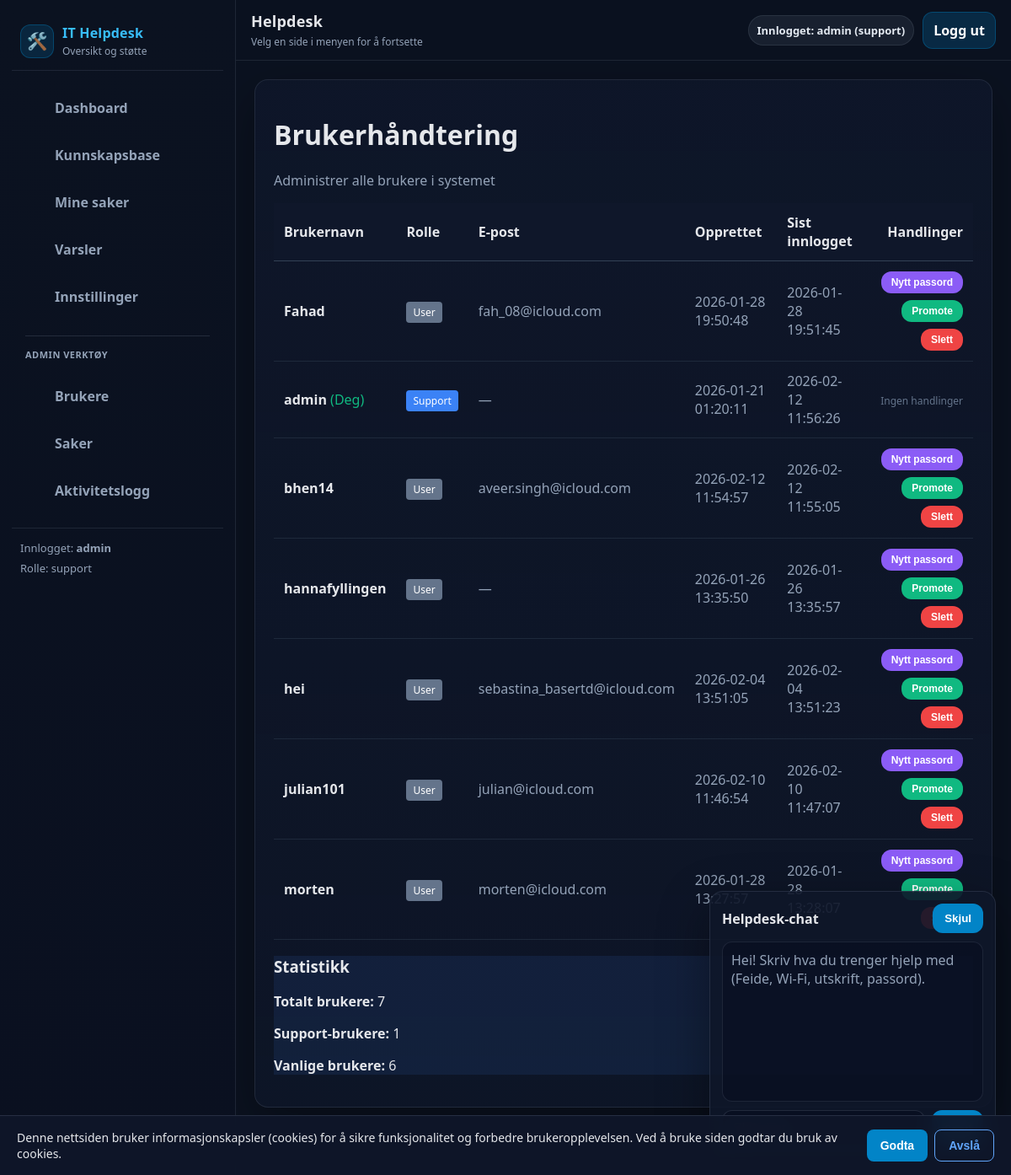
Page /admin/users-admin (signed in) on the committed database.
### tables this page shows
CREATE TABLE users (
            id INTEGER PRIMARY KEY AUTOINCREMENT,
            username TEXT NOT NULL UNIQUE,
            pw_hash TEXT NOT NULL,
            role TEXT NOT NULL DEFAULT 'user',
            email TEXT,
            phone TEXT,
            created_at TEXT NOT NULL DEFAULT (datetime('now')),
            last_login TEXT,
            notify_email INTEGER NOT NULL DEFAULT 1,
            notify_inapp INTEGER NOT NULL DEFAULT 1,
            notify_sms INTEGER NOT NULL DEFAULT 0
        );

### routes.py (the view)
@bp.route("/admin/users-admin")
def users_admin():
    return admin_users()

### __init__.py (called while the page is built)
def create_app():
    app = Flask(__name__)
    app.config.from_object(Config)
    init_mail(app)
    @app.after_request
    def set_security_headers(response):
        response.headers['X-Content-Type-Options'] = 'nosniff'
        response.headers['X-Frame-Options'] = 'DENY'
        response.headers['X-XSS-Protection'] = '1; mode=block'
        return response
    from .routes import bp
    app.register_blueprint(bp)
    return app

### db.py (called while the page is built)
def count_notifications(user: str) -> int:
    conn = _conn()
    cur = conn.cursor()
    cur.execute("SELECT COUNT(*) AS c FROM notifications WHERE user = ? AND read = 0", (user,))
    row = cur.fetchone()
    conn.close()
    return int(row["c"]) if row else 0

def _conn() -> sqlite3.Connection:
    DB_PATH.parent.mkdir(parents=True, exist_ok=True)
    conn = sqlite3.connect(DB_PATH)
    conn.row_factory = sqlite3.Row
    return conn

def get_all_users():
    conn = _conn()
    cur = conn.cursor()
    cur.execute("""
        SELECT username, role, email, created_at, last_login
        FROM users
        ORDER BY username ASC
    """)
    rows = cur.fetchall()
    conn.close()
    return rows

### routes.py (called while the page is built)
def current_user():
    return session.get("user")

def current_role():
    return session.get("role")

@bp.before_app_request
def ensure_db():
    try:
        init_db()
    except Exception as e:
        logger.error(f"Database initialization failed: {e}")

@bp.context_processor
def inject_notification_count():
    if current_user():
        try:
            return {"notif_count": count_notifications(current_user())}
        except Exception:
            return {"notif_count": 0}
    return {"notif_count": 0}

@bp.route("/admin/users")
def admin_users():
    user = current_user()
    if not user or current_role() != "support":
        abort(403)
    from .db import get_all_users
    try:
        users = get_all_users()
    except Exception as e:
        logger.error(f"Error fetching users: {e}")
        users = []
    return render_template("admin_users.html", users=users)

### templates/admin_users.html
{% extends "base.html" %}
{% block content %}
<div class="card">
  <h1> Brukerhåndtering</h1>
  <p class="muted">Administrer alle brukere i systemet</p>
</div>
<div class="card">
  <table style="width:100%; border-collapse:collapse;">
    <thead>
      <tr style="background:#0f172a; border-bottom:1px solid #334155;">
        <th style="padding:12px; text-align:left;">Brukernavn</th>
        <th style="padding:12px; text-align:left;">Rolle</th>
        <th style="padding:12px; text-align:left;">E-post</th>
        <th style="padding:12px; text-align:left;">Opprettet</th>
        <th style="padding:12px; text-align:left;">Sist innlogget</th>
        <th style="padding:12px; text-align:right;">Handlinger</th>
      </tr>
    </thead>
    <tbody>
      {% for u in users %}
      <tr style="border-bottom:1px solid #1e293b;">
        <td style="padding:12px;">
          <strong>{{ u.username }}</strong>
          {% if u.username == session.get("user") %}<span style="color:#10b981;">(Deg)</span>{% endif %}
        </td>
        <td style="padding:12px;">
          {% if u.role == 'support' %}
            <span style="background:#3b82f6; color:#fff; padding:4px 8px; border-radius:4px; font-size:12px;">Support</span>
          {% else %}
            <span style="background:#64748b; color:#fff; padding:4px 8px; border-radius:4px; font-size:12px;"> User</span>
          {% endif %}
        </td>
        <td style="padding:12px; color:#94a3b8;">{{ u.email or '—' }}</td>
        <td style="padding:12px; color:#94a3b8;">{{ u.created_at }}</td>
        <td style="padding:12px; color:#94a3b8;">{{ u.last_login or 'Aldri' }}</td>
        <td style="padding:12px; text-align:right;">
          {% if u.username != 'admin' and u.username != session.get("user") %}
            <div style="display:flex; gap:8px; justify-content:flex-end; flex-wrap:wrap;">
              <form method="post" action="{{ url_for('main.admin_reset_password', username=u.username) }}" style="display:inline;">
                <button type="submit" style="background:#8b5cf6; padding:6px 12px; font-size:12px;"> Nytt passord</button>
              </form>
              {% if u.role == 'user' %}
              <form method="post" action="{{ url_for('main.promote_user', username=u.username) }}" style="display:inline;">
                <button type="submit" style="background:#10b981; padding:6px 12px; font-size:12px;">Promote</button>
              </form>
              {% else %}
              <form method="post" action="{{ url_for('main.demote_user', username=u.username) }}" style="display:inline;">
                <button type="submit" style="background:#f59e0b; padding:6px 12px; font-size:12px;">Demote</button>
              </form>
              {% endif %}
              <form method="post" action="{{ url_for('main.delete_user', username=u.username) }}" style="display:inline;" onsubmit="return confirm('Slette bruker {{ u.username }}? Dette kan ikke angres!');">
                <button type="submit" style="background:#ef4444; padding:6px 12px; font-size:12px;">Slett</button>
              </form>
            </div>
          {% else %}
            <span style="color:#64748b; font-size:12px;">Ingen handlinger</span>
          {% endif %}
        </td>
      </tr>
      {% endfor %}
    </tbody>
  </table>
</div>
<div class="card" style="background:rgba(59,130,246,.1); border-color:#3b82f6;">
  <h3> Statistikk</h3>
  <p><strong>Totalt brukere:</strong> {{ users|length }}</p>
  <p><strong>Support-brukere:</strong> {{ users|selectattr('role', 'equalto', 'support')|list|length }}</p>
  <p><strong>Vanlige brukere:</strong> {{ users|selectattr('role', 'equalto', 'user')|list|length }}</p>
</div>
{% endblock %}

### templates/base.html (shortened to what this page needs)
<!doctype html>
<html lang="no">
  <head>
    <link rel="stylesheet" href="{{ url_for('static', filename='css/app.css') }}">
  </head>
  <body>
    {% set ep = request.endpoint or "" %}
    <div class="app">
      <aside class="sidebar">
        <div class="brand">
          <div class="logo">🛠️</div>
          <div>
            <div class="title">IT Helpdesk</div>
            <div class="subtitle">Oversikt og støtte</div>
          </div>
        </div>
        <nav class="nav">
          <a href="{{ url_for('main.dashboard') }}" class="{% if ep == 'main.dashboard' %}active{% endif %}">
             Dashboard
          </a>
          <a href="{{ url_for('main.kb') }}" class="{% if ep == 'main.kb' %}active{% endif %}">
             Kunnskapsbase
          </a>
          <a href="{{ url_for('main.tickets') }}" class="{% if ep == 'main.tickets' %}active{% endif %}">
             Mine saker
          </a>
          <a href="{{ url_for('main.notifications_page') }}" class="{% if ep == 'main.notifications_page' %}active{% endif %}">
             Varsler
          </a>
          <a href="{{ url_for('main.settings') }}" class="{% if ep == 'main.settings' %}active{% endif %}">
             Innstillinger
          </a>
          {% if session.get("role") == "support" %}
            <div style="margin:14px 10px 10px; padding-top:14px; border-top:1px solid rgba(148,163,184,.18); color:#94a3b8; font-size:11px; font-weight:900; letter-spacing:.5px;">
              ADMIN VERKTØY
            </div>
            <a href="{{ url_for('main.admin_users') }}" class="{% if ep == 'main.admin_users' %}active{% endif %}">
               Brukere
            </a>
            <a href="{{ url_for('main.admin_tickets') }}" class="{% if ep == 'main.admin_tickets' %}active{% endif %}">
               Saker
            </a>
            <a href="{{ url_for('main.activity_log') }}" class="{% if ep == 'main.activity_log' %}active{% endif %}">
               Aktivitetslogg
            </a>
          {% endif %}
        </nav>
        <div class="sidebar-footer">
          {% if session.get("user") %}
            Innlogget: <strong>{{ session.get("user") }}</strong>
            <div style="margin-top:6px; color:var(--muted);">
              Rolle: {{ session.get("role") }}
            </div>
          {% else %}
            Ikke innlogget
          {% endif %}
        </div>
      </aside>
      <div class="main">
        <header class="topbar">
          <div class="topbar-left">
            <p class="h1">Helpdesk</p>
            <p class="p">Velg en side i menyen for å fortsette</p>
          </div>
          <div class="topbar-right">
            {% if session.get("user") %}
              <span class="pill">Innlogget: {{ session.get("user") }} ({{ session.get("role") }})</span>
              <a class="btn" href="{{ url_for('main.logout') }}">Logg ut</a>
            {% endif %}
          </div>
        </header>
        <main class="page">
          <div class="content-wrap">
            {% block content %}{% endblock %}
          </div>
        </main>
      </div>
    </div>
    <div id="chatbot">
      <div class="chat-card">
        <div style="display:flex; justify-content:space-between; align-items:center;">
          <strong>Helpdesk-chat</strong>
          <button id="chatToggle" type="button">Skjul</button>
        </div>
        <div id="chatBody">
          <div id="chatLog">
            <div class="muted">
              Hei! Skriv hva du trenger hjelp med (Feide, Wi-Fi, utskrift, passord).
            </div>
          </div>
          <div style="display:flex; gap:8px; margin-top:10px;">
            <button id="chatSend" type="button">Send</button>
          </div>
        </div>
      </div>
    </div>
    <div id="cookieBanner" style="display:none; position:fixed; bottom:0; left:0; right:0; background:rgba(15,23,42,.95); border-top:1px solid rgba(148,163,184,.18); padding:16px 20px; z-index:9999; backdrop-filter:blur(10px);">
      <div style="max-width:1200px; margin:0 auto; display:flex; justify-content:space-between; align-items:center; gap:16px; flex-wrap:wrap;">
        <p style="margin:0; color:#e5e7eb; font-size:14px; flex:1; min-width:250px;">
          Denne nettsiden bruker informasjonskapsler (cookies) for å sikre funksjonalitet og forbedre brukeropplevelsen. Ved å bruke siden godtar du bruk av cookies.
        </p>
        <div style="display:flex; gap:8px; flex-shrink:0;">
          <button id="cookieAccept" type="button" style="background:#0284c7; color:#fff; border:none; padding:10px 16px; border-radius:8px; font-weight:700; cursor:pointer; font-size:14px;">
            Godta
          </button>
          <button id="cookieReject" type="button" style="background:transparent; color:#60a5fa; border:1px solid #60a5fa; padding:10px 16px; border-radius:8px; font-weight:700; cursor:pointer; font-size:14px;">
            Avslå
          </button>
        </div>
      </div>
    </div>
  </body>
</html>

### static/css/app.css (style rules this page uses)
:root { --bg:#0b1220; --panel:#0f172a; --panel2:#111c33; --border:rgba(148,163,184,.14); --muted:#94a3b8; --text:#e5e7eb; --primary:#0284c7; --primaryHover:#0ea5e9; --sidebarW: 280px; --topbarH: 72px; --radius: 16px; }
* { box-sizing:border-box; }
html, body { height:100%; }
body { margin:0; font-family: system-ui, -apple-system, BlinkMacSystemFont, "Segoe UI", "Apple Color Emoji", "Segoe UI Emoji", "Segoe UI Symbol", sans-serif; background:var(--bg); color:var(--text); }
.app { min-height:100vh; display:flex; }
.sidebar { width:var(--sidebarW); background:linear-gradient(180deg, #0b1220 0%, #0a1020 100%); border-right:1px solid var(--border); position:fixed; left:0; top:0; bottom:0; padding:18px 14px; overflow:auto; }
.brand { display:flex; align-items:center; gap:10px; padding:10px 10px 14px; border-bottom:1px solid var(--border); margin-bottom:14px; }
.brand .logo { width:40px; height:40px; display:flex; align-items:center; justify-content:center; border-radius:12px; background:rgba(2,132,199,.18); border:1px solid rgba(2,132,199,.35); font-size:20px; }
.brand .title { font-weight:900; letter-spacing:.2px; color:#38bdf8; }
.brand .subtitle { font-size:12px; color:var(--muted); margin-top:2px; }
.nav { display:flex; flex-direction:column; gap:8px; padding:6px 6px; }
.nav a { display:flex; align-items:center; gap:10px; padding:12px 12px; border-radius:12px; text-decoration:none; color:var(--muted); font-weight:800; border:1px solid transparent; }
.sidebar-footer { margin-top:14px; padding:14px 10px; border-top:1px solid var(--border); color:var(--muted); font-size:13px; }
.main { margin-left:var(--sidebarW); width:calc(100% - var(--sidebarW)); min-height:100vh; display:flex; flex-direction:column; }
.topbar { height:var(--topbarH); position:sticky; top:0; z-index:20; display:flex; align-items:center; justify-content:space-between; padding:14px 18px; background:rgba(11,18,32,.86); backdrop-filter: blur(10px); border-bottom:1px solid var(--border); }
.topbar-left { display:flex; flex-direction:column; gap:4px; }
.topbar-left .h1 { font-size:18px; font-weight:900; margin:0; letter-spacing:.2px; }
.topbar-left .p { margin:0; font-size:12px; color:var(--muted); }
.topbar-right { display:flex; align-items:center; gap:10px; flex-wrap:wrap; justify-content:flex-end; }
.pill { display:inline-flex; align-items:center; gap:8px; padding:8px 10px; border-radius:999px; background:rgba(148,163,184,.10); border:1px solid rgba(148,163,184,.14); color:#e2e8f0; font-weight:800; font-size:13px; white-space:nowrap; }
.btn { display:inline-flex; align-items:center; gap:8px; padding:10px 12px; border-radius:12px; text-decoration:none; font-weight:900; border:1px solid rgba(2,132,199,.35); background:rgba(2,132,199,.22); color:#fff; }
.page { padding:22px 22px 80px; }
.content-wrap { background:linear-gradient(180deg, rgba(15,23,42,.85) 0%, rgba(15,23,42,.65) 100%); border:1px solid rgba(148,163,184,.14); border-radius:var(--radius); padding:22px; box-shadow:0 20px 60px rgba(0,0,0,.35); }
button { background:var(--primary); color:#fff; border:0; border-radius:12px; padding:10px 14px; font-weight:900; cursor:pointer; }
#chatbot { position:fixed; right:18px; bottom:18px; width:340px; max-width:92vw; z-index:9999; }
#chatbot .chat-card { background:rgba(15,23,42,.90); border:1px solid rgba(148,163,184,.16); border-radius:16px; box-shadow:0 20px 60px rgba(0,0,0,.38); padding:14px; }
#chatLog { height:190px; overflow:auto; border:1px solid rgba(148,163,184,.14); border-radius:12px; padding:10px; margin-top:10px; background:rgba(2,6,23,.28); }
.muted { color:var(--muted); }

### rows in the picture
users: get "admin", get "support", username "admin", shows "(Deg)", shows "Support", email "—", created_at "2026-01-21 01:20:11", last_login "2026-02-12 11:56:26", shows "Ingen handlinger"
users: username "Fahad", role "User", email "fah_08@icloud.com", created_at "2026-01-28 19:50:48", last_login "2026-01-28 19:51:45"
users: username "bhen14", role "User", email "aveer.singh@icloud.com", created_at "2026-02-12 11:54:57", last_login "2026-02-12 11:55:05"
users: username "hannafyllingen", role "User", email "—", created_at "2026-01-26 13:35:50", last_login "2026-01-26 13:35:57"
users: username "hei", role "User", email "sebastina_basertd@icloud.com", created_at "2026-02-04 13:51:05", last_login "2026-02-04 13:51:23"
users: username "julian101", role "User", email "julian@icloud.com", created_at "2026-02-10 11:46:54", last_login "2026-02-10 11:47:07"
users: username "morten", role "User", email "morten@icloud.com", created_at "2026-01-28…", last_login "2026-01-28…"

### other values in the picture
{{ users|length }} "7"
{{ users|selectattr('role', 'equalto', 'support')|list|length }} "1"
{{ users|selectattr('role', 'equalto', 'user')|list|length }} "6"
